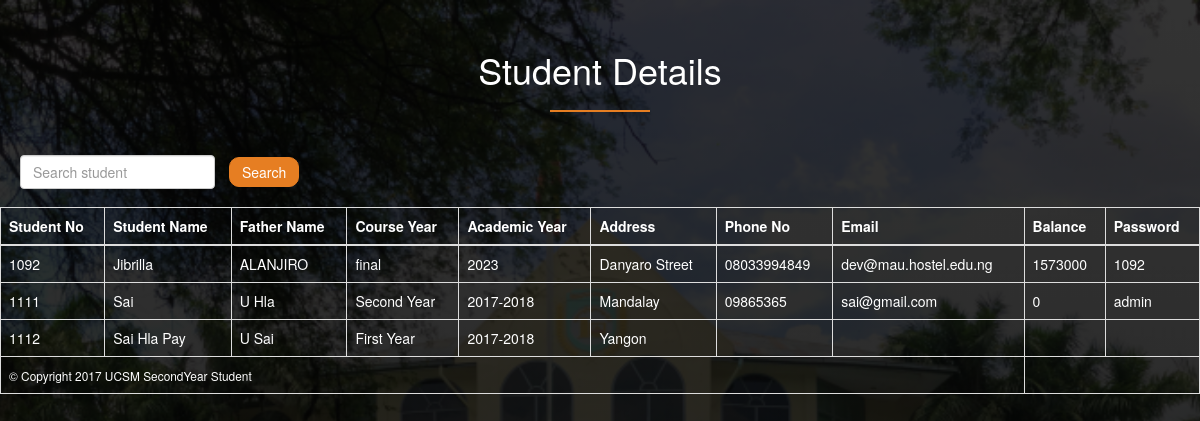
/admin/searchstud.php, run on the app's committed database.
### tables this page shows
CREATE TABLE `student` (
  `studno` varchar(45) NOT NULL,
  `name` varchar(45) NOT NULL,
  `fathername` varchar(45) DEFAULT NULL,
  `courseyr` varchar(45) DEFAULT NULL,
  `academicyr` varchar(45) DEFAULT NULL,
  `address` varchar(45) DEFAULT NULL,
  `phno` varchar(45) DEFAULT NULL,
  `email` varchar(45) DEFAULT NULL,
  `balance` varchar(45) DEFAULT NULL,
  `stay` varchar(10) NOT NULL,
  `password` varchar(30) NOT NULL,
  `proposted` varchar(10) DEFAULT NULL,
  `allocate` varchar(10) NOT NULL
);

### admin/searchstud.php (the view, shortened to what this page needs)
<!DOCTYPE html>
<html>
<head>
	 <link rel="stylesheet" type="text/css" href="../stylecss/searchstud.css">
	<link rel="stylesheet" type="text/css" href="../bootstrap-3.3.7-dist/css/bootstrap-theme.min.css">
    <link rel="stylesheet" type="text/css" href="../bootstrap-3.3.7-dist/css/bootstrap.min.css">
    <link rel="stylesheet" type="text/css" href="../font-awesome-4.7.0/css/font-awesome.min.css">
</head>
<body>
    <h1 class="text-center"> Student Details </h1>
    <form action="searchstudaction.php" method="GET">
      <ul>
        <li><input type="text" name="query" class="form-control tf" placeholder="Search student"></li>
        <li> <input type="submit" name="idsearch" id="submitbt" value="Search"></li>
      </ul>
    </form>
     <div class="table-responsive">
         <table border="1" class="table table-bordered table-hover ">
          <thead>
             <tr>
                 <th>Student No</th>
                 <th>Student Name</th>
                 <th>Father Name</th>
                 <th>Course Year</th>
                 <th>Academic Year</th>
                 <th>Address</th>
                 <th>Phone No</th>
                 <th>Email</th>
                 <th>Balance</th>
                 <th>Password</th>
               </tr>
          </thead>
           <tbody>
            <?php
              include("confs/config.php");
              $results = mysqli_query($conn, "SELECT studno, name, fathername , courseyr, academicyr, address , phno , email,balance ,password from student ");
              while ($row = mysqli_fetch_array($results)) {?>
                <tr class="tablerow">
                 <td><?php echo $row['studno']?></td>
                 <td><?php echo $row['name']?></td>
                 <td><?php echo $row['fathername']?></td>
                 <td><?php echo $row['courseyr']?></td>
                 <td><?php echo $row['academicyr']?></td>
                 <td><?php echo $row['address']?></td>
                 <td><?php echo $row['phno']?></td>
                  <td><?php echo $row['email']?></td>
                  <td><?php echo $row['balance']?></td>
                  <td><?php echo $row['password']?></td>
               </tr>
               <?php
              }
              ?>
           </tbody>
           <tfoot>
               <td colspan="8"><small>&copy; Copyright 2017 UCSM SecondYear Student</small></td>
           </tfoot>
         </table>
         </div>
</body>
</html>

### stylecss/searchstud.css (style rules this page uses)
* { margin: 0; padding: 0; }
body { font-family: tarhoma; background-image: linear-gradient(rgba(0,0,0,0.8),rgba(0,0,0,0.85)), url(../images/schoolbg.png); background-position: center; background-repeat: no-repeat; background-attachment: fixed; background-size: cover; }
h1 { color: #FFFFFF; }
.text-center { margin-top: 50px; color: #FFFFFF; }
h1:after { width: 100px; height: 2px; background-color: #e67e22; display: block; content: " "; margin: 0 auto; margin-top: 20px; margin-bottom: 40px; }
.table { color: #FFFFFF; }
.tf { width: 22px; }
ul { overflow: hidden; justify-content: right; margin-top: 10px; margin-bottom: 20px; margin-left: 10px; }
li { display: inline-block; margin-left: 10px; }
#submitbt { color: #FFFFFF; text-decoration: none; padding: 4px 12px; border-radius: 10px; border:1px solid #e67e22; background-color: #e67e22; margin-top: 5px; margin-bottom: 10px; }

### data on the page
student: studno "1092", name "Jibrilla", fathername "ALANJIRO", courseyr "final", academicyr "2023", address "Danyaro Street", phno "08033994849", email "dev@mau.hostel.edu.ng", balance "1573000", password "1092"
student: studno "1111", name "Sai", fathername "U Hla", courseyr "Second Year", academicyr "2017-2018", address "Mandalay", phno "09865365", email "sai@gmail.com", balance "0", password "admin"
student: studno "1112", name "Sai Hla Pay", fathername "U Sai", courseyr "First Year", academicyr "2017-2018", address "Yangon"
